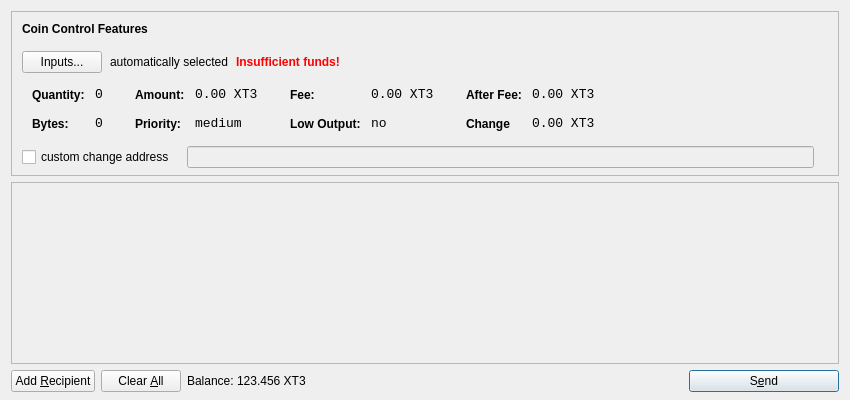
<?xml version="1.0" encoding="UTF-8"?>
<ui version="4.0">
 <class>SendCoinsDialog</class>
 <widget class="QDialog" name="SendCoinsDialog">
  <property name="geometry">
   <rect>
    <x>0</x>
    <y>0</y>
    <width>850</width>
    <height>400</height>
   </rect>
  </property>
  <property name="windowTitle">
   <string>Send Coins</string>
  </property>
  <layout class="QVBoxLayout" name="verticalLayout" stretch="0,1,0">
   <property name="bottomMargin">
    <number>8</number>
   </property>
   <item>
    <widget class="QFrame" name="frameCoinControl">
     <property name="sizePolicy">
      <sizepolicy hsizetype="Expanding" vsizetype="Expanding">
       <horstretch>0</horstretch>
       <verstretch>0</verstretch>
      </sizepolicy>
     </property>
     <property name="maximumSize">
      <size>
       <width>16777215</width>
       <height>16777215</height>
      </size>
     </property>
     <property name="frameShape">
      <enum>QFrame::StyledPanel</enum>
     </property>
     <property name="frameShadow">
      <enum>QFrame::Sunken</enum>
     </property>
     <layout class="QVBoxLayout" name="verticalLayoutCoinControl2">
      <property name="spacing">
       <number>-1</number>
      </property>
      <property name="leftMargin">
       <number>0</number>
      </property>
      <property name="topMargin">
       <number>0</number>
      </property>
      <property name="rightMargin">
       <number>0</number>
      </property>
      <property name="bottomMargin">
       <number>6</number>
      </property>
      <item>
       <layout class="QVBoxLayout" name="verticalLayoutCoinControl" stretch="0,0,0,0,1">
        <property name="spacing">
         <number>0</number>
        </property>
        <property name="leftMargin">
         <number>10</number>
        </property>
        <property name="topMargin">
         <number>10</number>
        </property>
        <item>
         <layout class="QHBoxLayout" name="horizontalLayoutCoinControl1">
          <property name="bottomMargin">
           <number>15</number>
          </property>
          <item>
           <widget class="QLabel" name="labelCoinControlFeatures">
            <property name="sizePolicy">
             <sizepolicy hsizetype="Preferred" vsizetype="Maximum">
              <horstretch>0</horstretch>
              <verstretch>0</verstretch>
             </sizepolicy>
            </property>
            <property name="font">
             <font>
              <weight>75</weight>
              <bold>true</bold>
             </font>
            </property>
            <property name="styleSheet">
             <string notr="true">font-weight:bold;</string>
            </property>
            <property name="text">
             <string>Coin Control Features</string>
            </property>
           </widget>
          </item>
         </layout>
        </item>
        <item>
         <layout class="QHBoxLayout" name="horizontalLayoutCoinControl2" stretch="0,0,0,0">
          <property name="spacing">
           <number>8</number>
          </property>
          <property name="bottomMargin">
           <number>10</number>
          </property>
          <item>
           <widget class="QPushButton" name="pushButtonCoinControl">
            <property name="styleSheet">
             <string notr="true"/>
            </property>
            <property name="text">
             <string>Inputs...</string>
            </property>
           </widget>
          </item>
          <item>
           <widget class="QLabel" name="labelCoinControlAutomaticallySelected">
            <property name="text">
             <string>automatically selected</string>
            </property>
            <property name="margin">
             <number>5</number>
            </property>
           </widget>
          </item>
          <item>
           <widget class="QLabel" name="labelCoinControlInsuffFunds">
            <property name="font">
             <font>
              <weight>75</weight>
              <bold>true</bold>
             </font>
            </property>
            <property name="styleSheet">
             <string notr="true">color:red;font-weight:bold;</string>
            </property>
            <property name="text">
             <string>Insufficient funds!</string>
            </property>
            <property name="margin">
             <number>5</number>
            </property>
           </widget>
          </item>
          <item>
           <spacer name="horizontalSpacerCoinControl">
            <property name="orientation">
             <enum>Qt::Horizontal</enum>
            </property>
            <property name="sizeHint" stdset="0">
             <size>
              <width>40</width>
              <height>1</height>
             </size>
            </property>
           </spacer>
          </item>
         </layout>
        </item>
        <item>
         <widget class="QWidget" name="widgetCoinControl" native="true">
          <property name="sizePolicy">
           <sizepolicy hsizetype="Preferred" vsizetype="Preferred">
            <horstretch>0</horstretch>
            <verstretch>0</verstretch>
           </sizepolicy>
          </property>
          <property name="minimumSize">
           <size>
            <width>0</width>
            <height>0</height>
           </size>
          </property>
          <property name="styleSheet">
           <string notr="true"/>
          </property>
          <layout class="QHBoxLayout" name="horizontalLayoutCoinControl5">
           <property name="margin">
            <number>0</number>
           </property>
           <item>
            <layout class="QHBoxLayout" name="horizontalLayoutCoinControl3" stretch="0,0,0,1">
             <property name="spacing">
              <number>20</number>
             </property>
             <property name="topMargin">
              <number>0</number>
             </property>
             <property name="bottomMargin">
              <number>10</number>
             </property>
             <item>
              <layout class="QFormLayout" name="formLayoutCoinControl1">
               <property name="horizontalSpacing">
                <number>10</number>
               </property>
               <property name="verticalSpacing">
                <number>14</number>
               </property>
               <property name="leftMargin">
                <number>10</number>
               </property>
               <property name="topMargin">
                <number>4</number>
               </property>
               <property name="rightMargin">
                <number>6</number>
               </property>
               <item row="0" column="0">
                <widget class="QLabel" name="labelCoinControlQuantityText">
                 <property name="styleSheet">
                  <string notr="true">font-weight:bold;</string>
                 </property>
                 <property name="text">
                  <string>Quantity:</string>
                 </property>
                 <property name="margin">
                  <number>0</number>
                 </property>
                </widget>
               </item>
               <item row="0" column="1">
                <widget class="QLabel" name="labelCoinControlQuantity">
                 <property name="font">
                  <font>
                   <family>Monospace</family>
                   <pointsize>10</pointsize>
                  </font>
                 </property>
                 <property name="cursor">
                  <cursorShape>IBeamCursor</cursorShape>
                 </property>
                 <property name="contextMenuPolicy">
                  <enum>Qt::ActionsContextMenu</enum>
                 </property>
                 <property name="text">
                  <string>0</string>
                 </property>
                 <property name="margin">
                  <number>0</number>
                 </property>
                 <property name="textInteractionFlags">
                  <set>Qt::LinksAccessibleByMouse|Qt::TextSelectableByKeyboard|Qt::TextSelectableByMouse</set>
                 </property>
                </widget>
               </item>
               <item row="1" column="0">
                <widget class="QLabel" name="labelCoinControlBytesText">
                 <property name="styleSheet">
                  <string notr="true">font-weight:bold;</string>
                 </property>
                 <property name="text">
                  <string>Bytes:</string>
                 </property>
                </widget>
               </item>
               <item row="1" column="1">
                <widget class="QLabel" name="labelCoinControlBytes">
                 <property name="font">
                  <font>
                   <family>Monospace</family>
                   <pointsize>10</pointsize>
                  </font>
                 </property>
                 <property name="cursor">
                  <cursorShape>IBeamCursor</cursorShape>
                 </property>
                 <property name="contextMenuPolicy">
                  <enum>Qt::ActionsContextMenu</enum>
                 </property>
                 <property name="text">
                  <string>0</string>
                 </property>
                 <property name="textInteractionFlags">
                  <set>Qt::LinksAccessibleByMouse|Qt::TextSelectableByKeyboard|Qt::TextSelectableByMouse</set>
                 </property>
                </widget>
               </item>
              </layout>
             </item>
             <item>
              <layout class="QFormLayout" name="formLayoutCoinControl2">
               <property name="horizontalSpacing">
                <number>10</number>
               </property>
               <property name="verticalSpacing">
                <number>14</number>
               </property>
               <property name="leftMargin">
                <number>6</number>
               </property>
               <property name="topMargin">
                <number>4</number>
               </property>
               <property name="rightMargin">
                <number>6</number>
               </property>
               <item row="0" column="0">
                <widget class="QLabel" name="labelCoinControlAmountText">
                 <property name="styleSheet">
                  <string notr="true">font-weight:bold;</string>
                 </property>
                 <property name="text">
                  <string>Amount:</string>
                 </property>
                 <property name="margin">
                  <number>0</number>
                 </property>
                </widget>
               </item>
               <item row="0" column="1">
                <widget class="QLabel" name="labelCoinControlAmount">
                 <property name="font">
                  <font>
                   <family>Monospace</family>
                   <pointsize>10</pointsize>
                  </font>
                 </property>
                 <property name="cursor">
                  <cursorShape>IBeamCursor</cursorShape>
                 </property>
                 <property name="contextMenuPolicy">
                  <enum>Qt::ActionsContextMenu</enum>
                 </property>
                 <property name="text">
                  <string>0.00 XT3</string>
                 </property>
                 <property name="textInteractionFlags">
                  <set>Qt::LinksAccessibleByMouse|Qt::TextSelectableByKeyboard|Qt::TextSelectableByMouse</set>
                 </property>
                </widget>
               </item>
               <item row="1" column="0">
                <widget class="QLabel" name="labelCoinControlPriorityText">
                 <property name="styleSheet">
                  <string notr="true">font-weight:bold;</string>
                 </property>
                 <property name="text">
                  <string>Priority:</string>
                 </property>
                </widget>
               </item>
               <item row="1" column="1">
                <widget class="QLabel" name="labelCoinControlPriority">
                 <property name="font">
                  <font>
                   <family>Monospace</family>
                   <pointsize>10</pointsize>
                  </font>
                 </property>
                 <property name="cursor">
                  <cursorShape>IBeamCursor</cursorShape>
                 </property>
                 <property name="contextMenuPolicy">
                  <enum>Qt::ActionsContextMenu</enum>
                 </property>
                 <property name="text">
                  <string>medium</string>
                 </property>
                 <property name="textInteractionFlags">
                  <set>Qt::LinksAccessibleByMouse|Qt::TextSelectableByKeyboard|Qt::TextSelectableByMouse</set>
                 </property>
                </widget>
               </item>
              </layout>
             </item>
             <item>
              <layout class="QFormLayout" name="formLayoutCoinControl3">
               <property name="horizontalSpacing">
                <number>10</number>
               </property>
               <property name="verticalSpacing">
                <number>14</number>
               </property>
               <property name="leftMargin">
                <number>6</number>
               </property>
               <property name="topMargin">
                <number>4</number>
               </property>
               <property name="rightMargin">
                <number>6</number>
               </property>
               <item row="0" column="0">
                <widget class="QLabel" name="labelCoinControlFeeText">
                 <property name="styleSheet">
                  <string notr="true">font-weight:bold;</string>
                 </property>
                 <property name="text">
                  <string>Fee:</string>
                 </property>
                 <property name="margin">
                  <number>0</number>
                 </property>
                </widget>
               </item>
               <item row="0" column="1">
                <widget class="QLabel" name="labelCoinControlFee">
                 <property name="font">
                  <font>
                   <family>Monospace</family>
                   <pointsize>10</pointsize>
                  </font>
                 </property>
                 <property name="cursor">
                  <cursorShape>IBeamCursor</cursorShape>
                 </property>
                 <property name="contextMenuPolicy">
                  <enum>Qt::ActionsContextMenu</enum>
                 </property>
                 <property name="text">
                  <string>0.00 XT3</string>
                 </property>
                 <property name="textInteractionFlags">
                  <set>Qt::LinksAccessibleByMouse|Qt::TextSelectableByKeyboard|Qt::TextSelectableByMouse</set>
                 </property>
                </widget>
               </item>
               <item row="1" column="0">
                <widget class="QLabel" name="labelCoinControlLowOutputText">
                 <property name="styleSheet">
                  <string notr="true">font-weight:bold;</string>
                 </property>
                 <property name="text">
                  <string>Low Output:</string>
                 </property>
                </widget>
               </item>
               <item row="1" column="1">
                <widget class="QLabel" name="labelCoinControlLowOutput">
                 <property name="font">
                  <font>
                   <family>Monospace</family>
                   <pointsize>10</pointsize>
                  </font>
                 </property>
                 <property name="cursor">
                  <cursorShape>IBeamCursor</cursorShape>
                 </property>
                 <property name="contextMenuPolicy">
                  <enum>Qt::ActionsContextMenu</enum>
                 </property>
                 <property name="text">
                  <string>no</string>
                 </property>
                 <property name="textInteractionFlags">
                  <set>Qt::LinksAccessibleByMouse|Qt::TextSelectableByKeyboard|Qt::TextSelectableByMouse</set>
                 </property>
                </widget>
               </item>
              </layout>
             </item>
             <item>
              <layout class="QFormLayout" name="formLayoutCoinControl4">
               <property name="horizontalSpacing">
                <number>10</number>
               </property>
               <property name="verticalSpacing">
                <number>14</number>
               </property>
               <property name="leftMargin">
                <number>6</number>
               </property>
               <property name="topMargin">
                <number>4</number>
               </property>
               <property name="rightMargin">
                <number>6</number>
               </property>
               <item row="0" column="0">
                <widget class="QLabel" name="labelCoinControlAfterFeeText">
                 <property name="styleSheet">
                  <string notr="true">font-weight:bold;</string>
                 </property>
                 <property name="text">
                  <string>After Fee:</string>
                 </property>
                 <property name="margin">
                  <number>0</number>
                 </property>
                </widget>
               </item>
               <item row="0" column="1">
                <widget class="QLabel" name="labelCoinControlAfterFee">
                 <property name="font">
                  <font>
                   <family>Monospace</family>
                   <pointsize>10</pointsize>
                  </font>
                 </property>
                 <property name="cursor">
                  <cursorShape>IBeamCursor</cursorShape>
                 </property>
                 <property name="contextMenuPolicy">
                  <enum>Qt::ActionsContextMenu</enum>
                 </property>
                 <property name="text">
                  <string>0.00 XT3</string>
                 </property>
                 <property name="textInteractionFlags">
                  <set>Qt::LinksAccessibleByMouse|Qt::TextSelectableByKeyboard|Qt::TextSelectableByMouse</set>
                 </property>
                </widget>
               </item>
               <item row="1" column="0">
                <widget class="QLabel" name="labelCoinControlChangeText">
                 <property name="styleSheet">
                  <string notr="true">font-weight:bold;</string>
                 </property>
                 <property name="text">
                  <string>Change</string>
                 </property>
                </widget>
               </item>
               <item row="1" column="1">
                <widget class="QLabel" name="labelCoinControlChange">
                 <property name="font">
                  <font>
                   <family>Monospace</family>
                   <pointsize>10</pointsize>
                  </font>
                 </property>
                 <property name="cursor">
                  <cursorShape>IBeamCursor</cursorShape>
                 </property>
                 <property name="contextMenuPolicy">
                  <enum>Qt::ActionsContextMenu</enum>
                 </property>
                 <property name="text">
                  <string>0.00 XT3</string>
                 </property>
                 <property name="textInteractionFlags">
                  <set>Qt::LinksAccessibleByMouse|Qt::TextSelectableByKeyboard|Qt::TextSelectableByMouse</set>
                 </property>
                </widget>
               </item>
              </layout>
             </item>
            </layout>
           </item>
          </layout>
         </widget>
        </item>
        <item>
         <layout class="QHBoxLayout" name="horizontalLayoutCoinControl4" stretch="0,0,0">
          <property name="spacing">
           <number>12</number>
          </property>
          <property name="sizeConstraint">
           <enum>QLayout::SetDefaultConstraint</enum>
          </property>
          <property name="topMargin">
           <number>5</number>
          </property>
          <property name="rightMargin">
           <number>5</number>
          </property>
          <item>
           <widget class="QCheckBox" name="checkBoxCoinControlChange">
            <property name="text">
             <string>custom change address</string>
            </property>
           </widget>
          </item>
          <item>
           <widget class="QLineEdit" name="lineEditCoinControlChange">
            <property name="enabled">
             <bool>false</bool>
            </property>
            <property name="sizePolicy">
             <sizepolicy hsizetype="Expanding" vsizetype="Fixed">
              <horstretch>0</horstretch>
              <verstretch>0</verstretch>
             </sizepolicy>
            </property>
           </widget>
          </item>
          <item>
           <widget class="QLabel" name="labelCoinControlChangeLabel">
            <property name="sizePolicy">
             <sizepolicy hsizetype="Preferred" vsizetype="Expanding">
              <horstretch>0</horstretch>
              <verstretch>0</verstretch>
             </sizepolicy>
            </property>
            <property name="minimumSize">
             <size>
              <width>0</width>
              <height>0</height>
             </size>
            </property>
            <property name="text">
             <string/>
            </property>
            <property name="margin">
             <number>3</number>
            </property>
           </widget>
          </item>
         </layout>
        </item>
        <item>
         <spacer name="verticalSpacerCoinControl">
          <property name="orientation">
           <enum>Qt::Vertical</enum>
          </property>
          <property name="sizeHint" stdset="0">
           <size>
            <width>800</width>
            <height>1</height>
           </size>
          </property>
         </spacer>
        </item>
       </layout>
      </item>
     </layout>
    </widget>
   </item>
   <item>
    <widget class="QScrollArea" name="scrollArea">
     <property name="widgetResizable">
      <bool>true</bool>
     </property>
     <widget class="QWidget" name="scrollAreaWidgetContents">
      <property name="geometry">
       <rect>
        <x>0</x>
        <y>0</y>
        <width>830</width>
        <height>165</height>
       </rect>
      </property>
      <layout class="QVBoxLayout" name="verticalLayout_2">
       <property name="margin">
        <number>0</number>
       </property>
       <item>
        <layout class="QVBoxLayout" name="entries">
         <property name="spacing">
          <number>6</number>
         </property>
        </layout>
       </item>
       <item>
        <spacer name="verticalSpacer">
         <property name="orientation">
          <enum>Qt::Vertical</enum>
         </property>
         <property name="sizeHint" stdset="0">
          <size>
           <width>20</width>
           <height>40</height>
          </size>
         </property>
        </spacer>
       </item>
      </layout>
     </widget>
    </widget>
   </item>
   <item>
    <layout class="QHBoxLayout" name="horizontalLayout">
     <item>
      <widget class="QPushButton" name="addButton">
       <property name="toolTip">
        <string>Send to multiple recipients at once</string>
       </property>
       <property name="text">
        <string>Add &amp;Recipient</string>
       </property>
       <property name="icon">
        <iconset resource="../bitcoin.qrc">
         <normaloff>:/icons/add</normaloff>:/icons/add</iconset>
       </property>
       <property name="autoDefault">
        <bool>false</bool>
       </property>
      </widget>
     </item>
     <item>
      <widget class="QPushButton" name="clearButton">
       <property name="sizePolicy">
        <sizepolicy hsizetype="Minimum" vsizetype="Fixed">
         <horstretch>0</horstretch>
         <verstretch>0</verstretch>
        </sizepolicy>
       </property>
       <property name="toolTip">
        <string>Remove all transaction fields</string>
       </property>
       <property name="text">
        <string>Clear &amp;All</string>
       </property>
       <property name="icon">
        <iconset resource="../bitcoin.qrc">
         <normaloff>:/icons/remove</normaloff>:/icons/remove</iconset>
       </property>
       <property name="autoRepeatDelay">
        <number>300</number>
       </property>
       <property name="autoDefault">
        <bool>false</bool>
       </property>
      </widget>
     </item>
     <item>
      <layout class="QHBoxLayout" name="horizontalLayout_2">
       <property name="spacing">
        <number>3</number>
       </property>
       <item>
        <widget class="QLabel" name="label">
         <property name="sizePolicy">
          <sizepolicy hsizetype="Preferred" vsizetype="Fixed">
           <horstretch>0</horstretch>
           <verstretch>0</verstretch>
          </sizepolicy>
         </property>
         <property name="text">
          <string>Balance:</string>
         </property>
        </widget>
       </item>
       <item>
        <widget class="QLabel" name="labelBalance">
         <property name="sizePolicy">
          <sizepolicy hsizetype="Preferred" vsizetype="Fixed">
           <horstretch>0</horstretch>
           <verstretch>0</verstretch>
          </sizepolicy>
         </property>
         <property name="cursor">
          <cursorShape>IBeamCursor</cursorShape>
         </property>
         <property name="text">
          <string>123.456 XT3</string>
         </property>
         <property name="textInteractionFlags">
          <set>Qt::LinksAccessibleByMouse|Qt::TextSelectableByKeyboard|Qt::TextSelectableByMouse</set>
         </property>
        </widget>
       </item>
      </layout>
     </item>
     <item>
      <spacer name="horizontalSpacer">
       <property name="orientation">
        <enum>Qt::Horizontal</enum>
       </property>
       <property name="sizeHint" stdset="0">
        <size>
         <width>40</width>
         <height>20</height>
        </size>
       </property>
      </spacer>
     </item>
     <item>
      <widget class="QPushButton" name="sendButton">
       <property name="minimumSize">
        <size>
         <width>150</width>
         <height>0</height>
        </size>
       </property>
       <property name="toolTip">
        <string>Confirm the send action</string>
       </property>
       <property name="text">
        <string>S&amp;end</string>
       </property>
       <property name="icon">
        <iconset resource="../bitcoin.qrc">
         <normaloff>:/icons/send</normaloff>:/icons/send</iconset>
       </property>
       <property name="default">
        <bool>true</bool>
       </property>
      </widget>
     </item>
    </layout>
   </item>
  </layout>
 </widget>
 <resources>
  <include location="../bitcoin.qrc"/>
 </resources>
 <connections/>
</ui>
